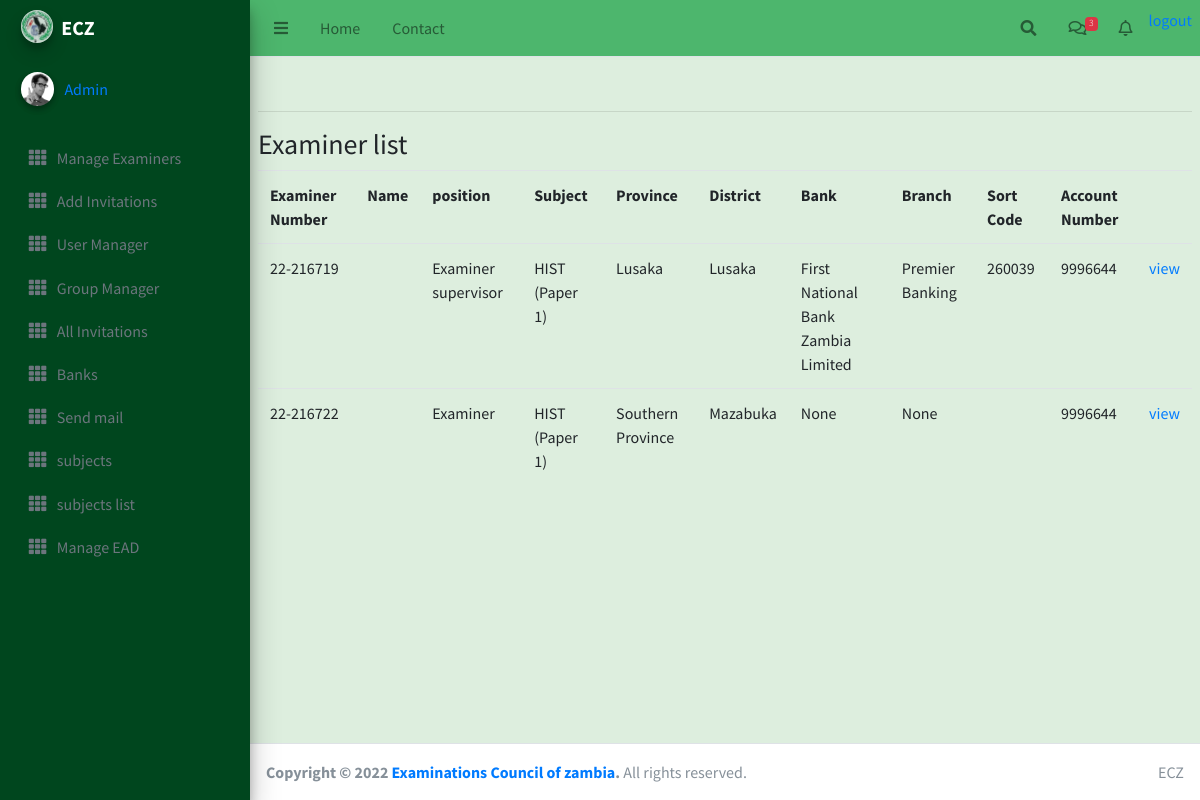
The app's page /staff/examiners/ (signed in) with its own data.
### Examiner/models.py (models this page shows, shortened)
class CustomUser(AbstractUser):
    user_type_data = ((1, "EAD"), (2, "Staff"), (3, "Examiner"))
    user_type = models.IntegerField(default=1, choices=user_type_data)

class Examiner(models.Model):
    user=models.OneToOneField(CustomUser,
        on_delete=models.CASCADE,null=True,blank=True)
    subject=models.ForeignKey(Subject, on_delete=models.SET_NULL,null=True)
    position=models.ForeignKey(Position,on_delete=models.SET_NULL,null=True)
    middle_name=models.CharField(max_length=50,null=True)
    first_name=models.CharField(max_length=50,null=True)
    last_name=models.CharField(max_length=50,null=True)
    ExaminerCode=models.CharField(max_length=50,null=True,unique=True)
    Address=models.CharField(max_length=500,null=True)
    district=models.ForeignKey(District, on_delete=models.SET_NULL,null=True)
    province=models.ForeignKey(Province, on_delete=models.SET_NULL,null=True)
    bank=models.ForeignKey(Bank,on_delete=models.SET_NULL,null=True,blank=True)
    branch=models.ForeignKey(BankBranch,on_delete=models.SET_NULL,null=True,blank=True)
    AccountDetails=models.CharField(max_length=150,null=True)
    NRC=models.CharField(max_length=12,null=True)
    TPIN=models.CharField(max_length=10,null=True)
    cell_Number=models.CharField(max_length=12,null=True)
    email=models.EmailField(null=True)
    country=models.ForeignKey(Country, on_delete=models.SET_NULL,null=True)
    city=models.ForeignKey(City, on_delete=models.SET_NULL,null=True)
    availability=models.BooleanField(default=False)
    objects = models.Manager()

class Position(models.Model):
    name=models.CharField(max_length=20,null=True)

class Subject(models.Model):
    subjectCode=models.CharField(max_length=5,null=True)
    subjectName=models.CharField(max_length=20,null=True)
    subjectDescription=models.CharField(max_length=50,null=True,blank=True)
    datecreated= models.DateField(auto_now=True)
    dateupdated= models.DateField(auto_now=True)

class Province(models.Model):
    name=models.CharField(max_length=50)
    def __str__(self):
       return self.name

class District(models.Model):
    province=models.ForeignKey(Province, on_delete=models.CASCADE)
    name=models.CharField(max_length=50)
    def __str__(self):
       return self.name

class Bank(models.Model):
    name=models.CharField(max_length=64)
    def __str__(self):
        return self.name

class BankBranch(models.Model):
    bank=models.ForeignKey(Bank,on_delete=models.CASCADE,null=True)
    name=models.CharField(max_length=64)
    sortcode=models.IntegerField()
    def __str__(self):
        return self.name

### Examiner/StaffViews.py (the view)
# urls.py: path('staff/examiners/',StaffExaminerList.as_view(),name='staff-examiner-list'),
class StaffExaminerList(LoginRequiredMixin,ListView):
    model=Examiner
    queryset= Examiner.objects.filter(availability=True)
    template_name='Staff/Examiner_list.html'
    context_object_name='examiners'

### Examiner/templates/Staff/Examiner_list.html
{%extends 'index.html' %}
{%block content%}
<hr>
<h3>Examiner list </h3>
<div class="table-responsive">
    <table class="table" >
        <tr>
            <th>Examiner Number</th>
            <th>Name</th>
            <th>position</th>
            <th>Subject</th>
            <th>Province</th>
            <th>District</th>
            <th>Bank</th>
            <th>Branch</th>
            <th>Sort Code</th>
            <th>Account Number</th>
            <th></th>
        </tr>
        {%for item in examiners %}
        <tr>
            <td>{{item.ExaminerCode}}</td>
            <td>{{item.name}}</td>
            <td>{{item.position.name}}</td>
            <td>{{item.subject.subjectName}}</td>
            <td>{{item.province}}</td>
            <td>{{item.district}}</td>
            <td>{{item.bank}}</td>
            <td>{{item.branch}}</td>
            <td>{{item.branch.sortcode}}</td>
            <td>{{item.AccountDetails}}</td>
            <td><a href="{% url 'examiner-details' item.id %}">view</a></td>
        </tr>
    {%empty%}
    <h4>no Examiners in list</h4>
        {%endfor%}
    </table>
</div>
{%endblock content%}

### Examiner/templates/EAD/sidebar.html (shortened to what this page needs)
{% load static%}
<aside class="main-sidebar  elevation-4">
    <a href="{% url 'ead-home'%}" class="brand-link">
      <img src="{% static '/img/ECZ-Logo2.jpg'%}" alt="AdminLTE Logo" class="brand-image img-circle elevation-3" style="opacity: .8">
      <span class="brand-text font-weight-heavy"><strong>ECZ</strong></span>
    </a>
    <div class="sidebar">
      <div class="user-panel mt-3 pb-3 mb-3 d-flex">
        <div class="image">
          <img src="{% static 'dist/img/user2-160x160.jpg'%}" class="img-circle elevation-2" alt="User Image">
        </div>
        <div class="info">
          <a href="{%url 'updateprofile' request.user.id %}" class="d-block">{{ request.user}}</a>
        </div>
      </div>
      <nav class="mt-2">
        <ul class="nav nav-pills nav-sidebar flex-column" data-widget="treeview" role="menu" data-accordion="false">
          <li class="nav-item">
            <a href="{%url 'examiner-list'%}" class="nav-link">
              <i class="nav-icon fas fa-th"></i>
              <p>
                Manage Examiners
              </p>
            </a>
          </li>
          <li class="nav-item">
            <a href="{%url 'invite'%}" class="nav-link">
              <i class="nav-icon fas fa-th"></i>
              <p>
                Add Invitations
              </p>
            </a>
          </li>
        <li class="nav-item">
          <a href="{%url 'userlist'%}" class="nav-link">
            <i class="nav-icon fas fa-th"></i>
            <p>
              User Manager
            </p>
          </a>
        </li>
        <li class="nav-item">
          <a href="{%url 'group-list'%}" class="nav-link">
            <i class="nav-icon fas fa-th"></i>
            <p>
              Group Manager
            </p>
          </a>
        </li>
          <li class="nav-item">
            <a href="{%url 'notifications-list'%}" class="nav-link">
              <i class="nav-icon fas fa-th"></i>
              <p>
              All  Invitations
              </p>
            </a>
          </li>
          <li class="nav-item">
            <a href="{%url 'bank-list'%}" class="nav-link">
              <i class="nav-icon fas fa-th"></i>
              <p>
              Banks
              </p>
            </a>
          </li>
          <li class="nav-item">
            <a href="{%url 'send-email'%}" class="nav-link">
              <i class="nav-icon fas fa-th"></i>
              <p>
              Send mail
              </p>
            </a>
          </li>
          <li class="nav-item">
            <a href="{%url 'add-subject'%}" class="nav-link">
              <i class="nav-icon fas fa-th"></i>
              <p>
                subjects
              </p>
            </a>
          </li>
          <li class="nav-item">
            <a href="{%url 'subject-list'%}" class="nav-link">
              <i class="nav-icon fas fa-th"></i>
              <p>
                subjects list
              </p>
            </a>
          </li>
          <li class="nav-item">
            <a href="{%url 'ead-list'%}" class="nav-link">
              <i class="nav-icon fas fa-th"></i>
              <p>
                Manage EAD
              </p>
            </a>
          </li>
        </ul>
      </nav>
    </div>
  </aside>

### static/css/style1.css (style rules this page uses)
.main-sidebar { background-color: #00461e; }

### records on screen
CustomUser: user "Admin"
Examiner: ExaminerCode "22-216719", position.name "Examiner supervisor", subject.subjectName "HIST (Paper 1)", province "Lusaka", district "Lusaka", bank "First National Bank Zambia Limited", branch "Premier Banking", branch.sortcode "260039", AccountDetails "9996644"
Examiner: ExaminerCode "22-216722", position.name "Examiner", subject.subjectName "HIST (Paper 1)", province "Southern Province", district "Mazabuka", bank "None", branch "None", AccountDetails "9996644"
